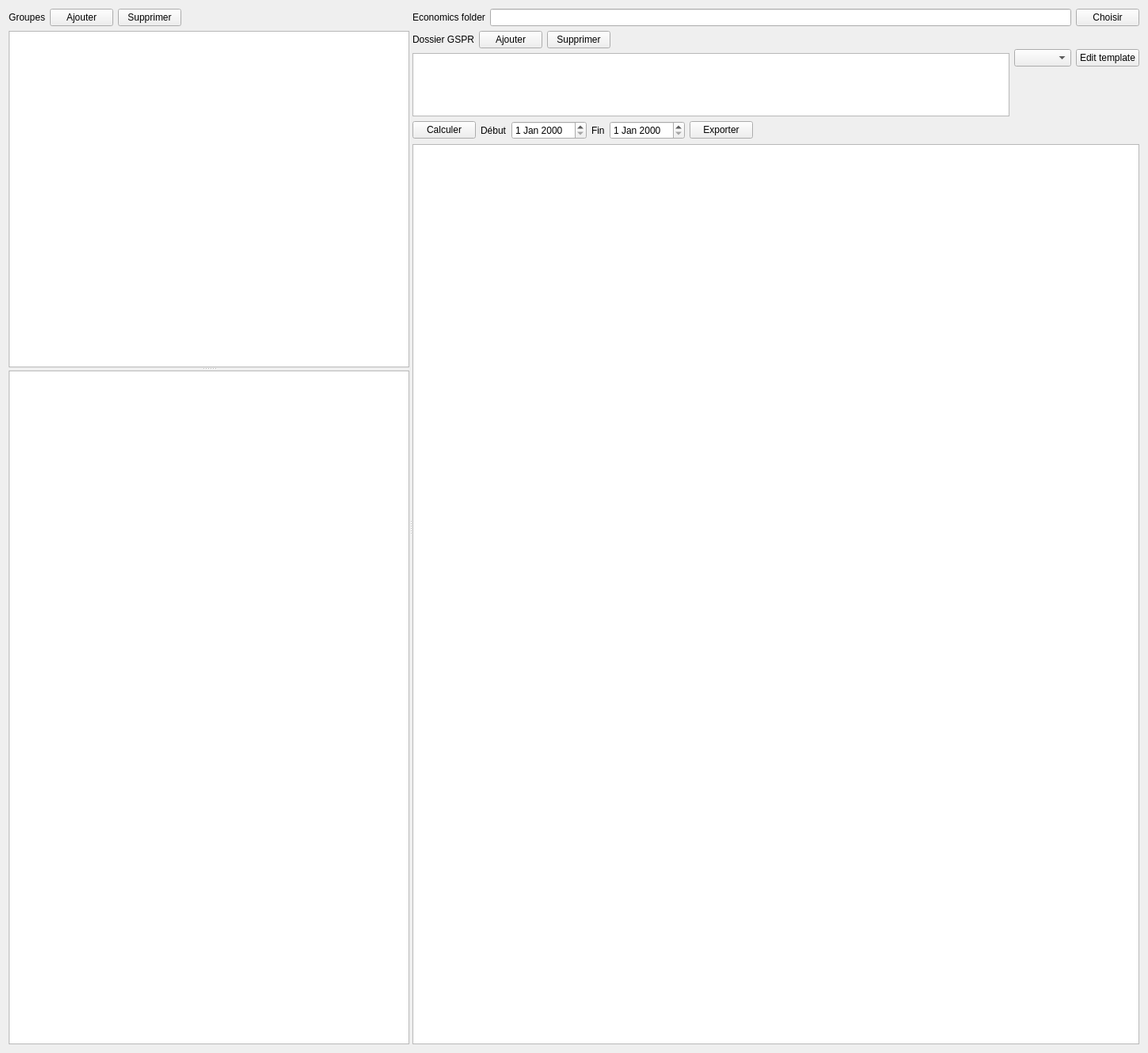
<?xml version="1.0" encoding="UTF-8"?>
<ui version="4.0">
 <class>PaneLastSales</class>
 <widget class="QWidget" name="PaneLastSales">
  <property name="geometry">
   <rect>
    <x>0</x>
    <y>0</y>
    <width>1450</width>
    <height>1330</height>
   </rect>
  </property>
  <property name="windowTitle">
   <string>Last Sales</string>
  </property>
  <layout class="QVBoxLayout" name="verticalLayout_3">
   <item>
    <widget class="QSplitter" name="splitter_2">
     <property name="orientation">
      <enum>Qt::Horizontal</enum>
     </property>
     <widget class="QWidget" name="layoutWidget">
      <layout class="QVBoxLayout" name="verticalLayout_2">
       <item>
        <layout class="QHBoxLayout" name="horizontalLayout">
         <item>
          <widget class="QLabel" name="label_4">
           <property name="text">
            <string>Groupes</string>
           </property>
          </widget>
         </item>
         <item>
          <widget class="QPushButton" name="buttonAddGroup">
           <property name="text">
            <string>Ajouter</string>
           </property>
          </widget>
         </item>
         <item>
          <widget class="QPushButton" name="buttonRemoveGroup">
           <property name="text">
            <string>Supprimer</string>
           </property>
          </widget>
         </item>
         <item>
          <spacer name="horizontalSpacer">
           <property name="orientation">
            <enum>Qt::Horizontal</enum>
           </property>
           <property name="sizeHint" stdset="0">
            <size>
             <width>40</width>
             <height>20</height>
            </size>
           </property>
          </spacer>
         </item>
        </layout>
       </item>
       <item>
        <widget class="QSplitter" name="splitter">
         <property name="orientation">
          <enum>Qt::Vertical</enum>
         </property>
         <widget class="QTableView" name="tableViewGroups">
          <property name="sizePolicy">
           <sizepolicy hsizetype="Expanding" vsizetype="Expanding">
            <horstretch>1</horstretch>
            <verstretch>1</verstretch>
           </sizepolicy>
          </property>
          <property name="selectionMode">
           <enum>QAbstractItemView::SingleSelection</enum>
          </property>
          <property name="selectionBehavior">
           <enum>QAbstractItemView::SelectRows</enum>
          </property>
          <attribute name="horizontalHeaderStretchLastSection">
           <bool>true</bool>
          </attribute>
         </widget>
         <widget class="QTextEdit" name="textEditKeywordsSkus">
          <property name="sizePolicy">
           <sizepolicy hsizetype="Expanding" vsizetype="Expanding">
            <horstretch>1</horstretch>
            <verstretch>2</verstretch>
           </sizepolicy>
          </property>
         </widget>
        </widget>
       </item>
      </layout>
     </widget>
     <widget class="QWidget" name="layoutWidget">
      <layout class="QVBoxLayout" name="verticalLayout">
       <item>
        <layout class="QHBoxLayout" name="horizontalLayout_3">
         <item>
          <widget class="QLabel" name="label_5">
           <property name="text">
            <string>Economics folder</string>
           </property>
          </widget>
         </item>
         <item>
          <widget class="QLineEdit" name="lineEditEconomicsFolder"/>
         </item>
         <item>
          <widget class="QPushButton" name="buttonBrowseEconomicsFolder">
           <property name="text">
            <string>Choisir</string>
           </property>
          </widget>
         </item>
        </layout>
       </item>
       <item>
        <layout class="QHBoxLayout" name="horizontalLayout_4">
         <item>
          <layout class="QVBoxLayout" name="verticalLayout_4">
           <item>
            <layout class="QHBoxLayout" name="horizontalLayout_5">
             <item>
              <widget class="QLabel" name="label_3">
               <property name="text">
                <string>Dossier GSPR</string>
               </property>
              </widget>
             </item>
             <item>
              <widget class="QPushButton" name="buttonAddFolder">
               <property name="toolTip">
                <string>Ajouter un dossier</string>
               </property>
               <property name="text">
                <string>Ajouter</string>
               </property>
              </widget>
             </item>
             <item>
              <widget class="QPushButton" name="buttonRemoveFolder">
               <property name="toolTip">
                <string>Ajouter un dossier</string>
               </property>
               <property name="text">
                <string>Supprimer</string>
               </property>
              </widget>
             </item>
             <item>
              <spacer name="horizontalSpacer_3">
               <property name="orientation">
                <enum>Qt::Horizontal</enum>
               </property>
               <property name="sizeHint" stdset="0">
                <size>
                 <width>40</width>
                 <height>20</height>
                </size>
               </property>
              </spacer>
             </item>
            </layout>
           </item>
           <item>
            <widget class="QListView" name="listViewCsvOrderFolders">
             <property name="maximumSize">
              <size>
               <width>16777215</width>
               <height>80</height>
              </size>
             </property>
            </widget>
           </item>
          </layout>
         </item>
         <item>
          <layout class="QVBoxLayout" name="verticalLayout_5">
           <item>
            <layout class="QHBoxLayout" name="horizontalLayout_6">
             <item>
              <widget class="QComboBox" name="comboBoxTemplates"/>
             </item>
             <item>
              <widget class="QPushButton" name="buttonEditTemplates">
               <property name="text">
                <string>Edit template</string>
               </property>
              </widget>
             </item>
            </layout>
           </item>
           <item>
            <spacer name="verticalSpacer">
             <property name="orientation">
              <enum>Qt::Vertical</enum>
             </property>
             <property name="sizeType">
              <enum>QSizePolicy::Maximum</enum>
             </property>
             <property name="sizeHint" stdset="0">
              <size>
               <width>20</width>
               <height>40</height>
              </size>
             </property>
            </spacer>
           </item>
          </layout>
         </item>
        </layout>
       </item>
       <item>
        <layout class="QHBoxLayout" name="horizontalLayout_2">
         <item>
          <widget class="QPushButton" name="buttonCompute">
           <property name="text">
            <string>Calculer</string>
           </property>
          </widget>
         </item>
         <item>
          <widget class="QLabel" name="label">
           <property name="text">
            <string>Début</string>
           </property>
          </widget>
         </item>
         <item>
          <widget class="QDateEdit" name="dateEditFrom"/>
         </item>
         <item>
          <widget class="QLabel" name="label_2">
           <property name="text">
            <string>Fin</string>
           </property>
          </widget>
         </item>
         <item>
          <widget class="QDateEdit" name="dateEditTo"/>
         </item>
         <item>
          <widget class="QPushButton" name="buttonExport">
           <property name="text">
            <string>Exporter</string>
           </property>
          </widget>
         </item>
         <item>
          <spacer name="horizontalSpacer_2">
           <property name="orientation">
            <enum>Qt::Horizontal</enum>
           </property>
           <property name="sizeHint" stdset="0">
            <size>
             <width>38</width>
             <height>17</height>
            </size>
           </property>
          </spacer>
         </item>
        </layout>
       </item>
       <item>
        <widget class="QTableView" name="tableSales">
         <property name="sizePolicy">
          <sizepolicy hsizetype="Expanding" vsizetype="Expanding">
           <horstretch>2</horstretch>
           <verstretch>0</verstretch>
          </sizepolicy>
         </property>
         <property name="selectionBehavior">
          <enum>QAbstractItemView::SelectRows</enum>
         </property>
         <property name="sortingEnabled">
          <bool>true</bool>
         </property>
         <attribute name="horizontalHeaderDefaultSectionSize">
          <number>250</number>
         </attribute>
         <attribute name="horizontalHeaderStretchLastSection">
          <bool>true</bool>
         </attribute>
        </widget>
       </item>
      </layout>
     </widget>
    </widget>
   </item>
  </layout>
 </widget>
 <resources/>
 <connections/>
</ui>
